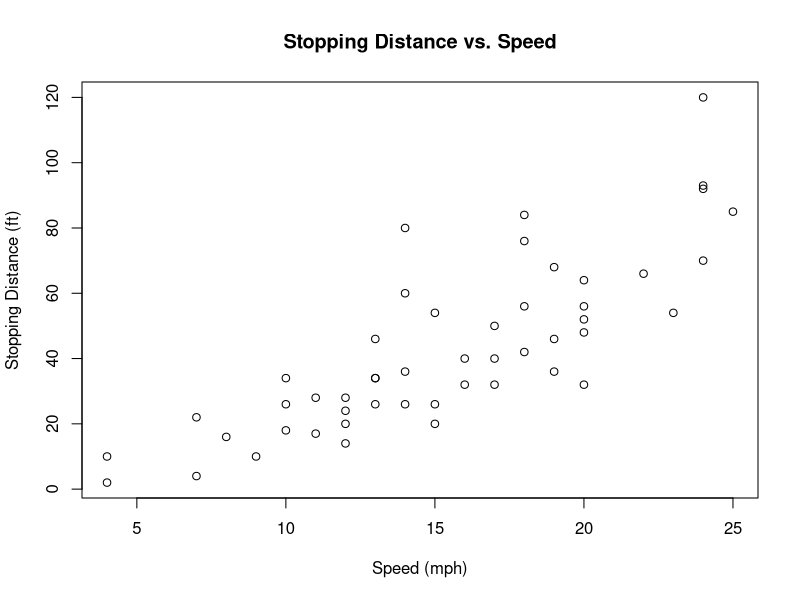
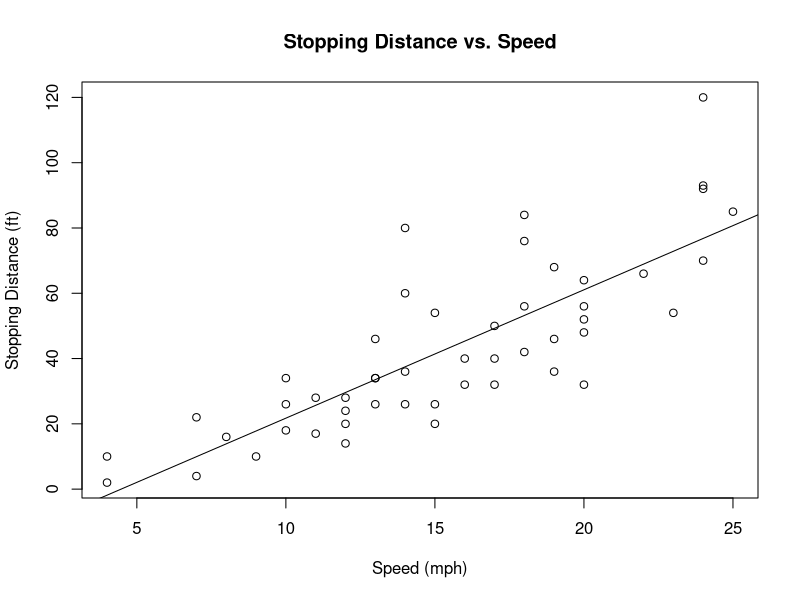
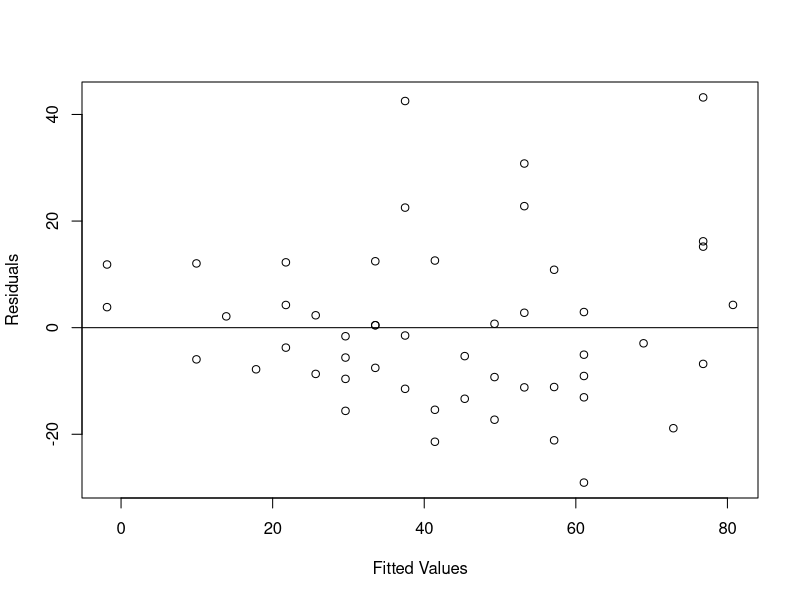
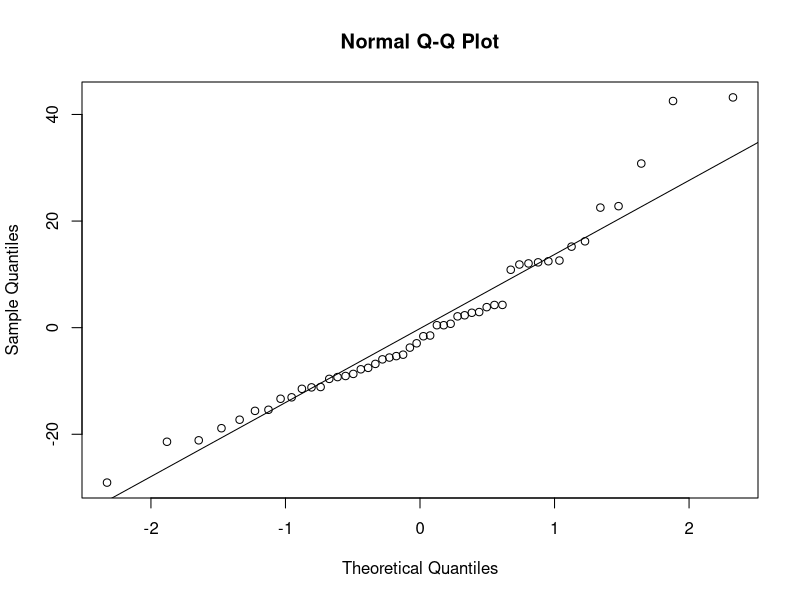
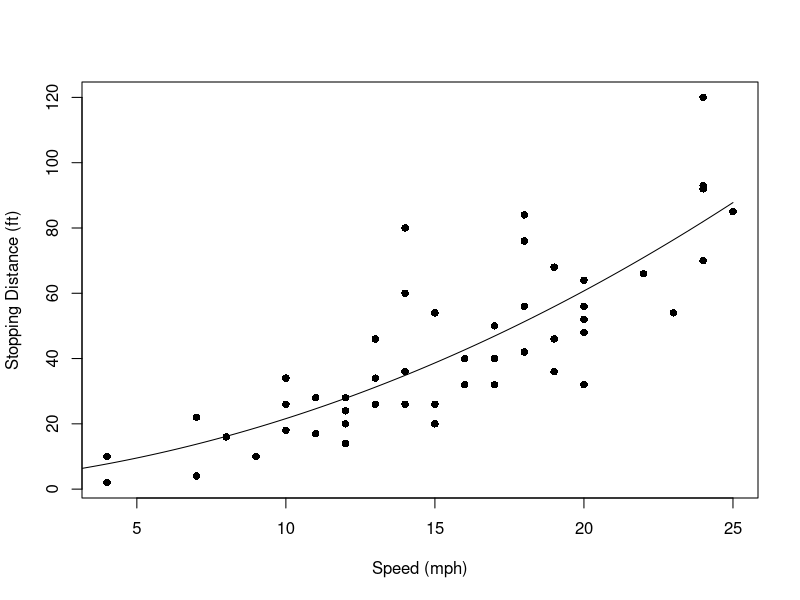
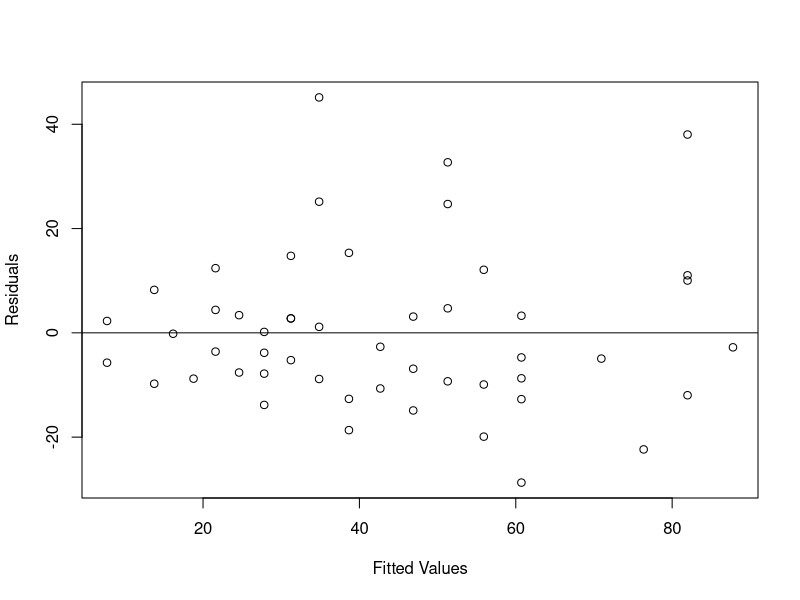
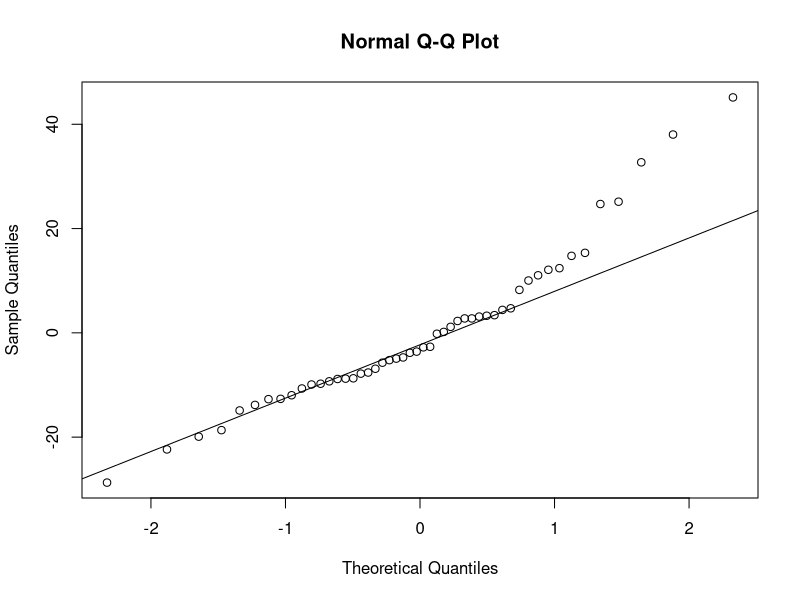

Recreate these plots in R, in order.
## ---- chunk 1
knitr::opts_chunk$set(echo = TRUE)
## ---- chunk 2
summary(cars)


## ---- chunk 3
plot(cars$speed, cars$dist, xlab='Speed (mph)', ylab='Stopping Distance (ft)', 
     main='Stopping Distance vs. Speed')

## here we will build the linear model and continue to find the best fitting line.

cars_lm <- lm(cars$dist ~ cars$speed)
cars_lm


plot(cars$speed, cars$dist, xlab='Speed (mph)', ylab='Stopping Distance (ft)', 
     main='Stopping Distance vs. Speed')
abline(cars_lm)

##we witness a correlation between two variables, but now we must evaluate the linear model

summary(cars_lm)
## ---- chunk 4
plot(cars_lm$fitted.values, cars_lm$residuals, xlab='Fitted Values', ylab='Residuals')
abline(0,0)
## ---- chunk 5
qqnorm(cars_lm$residuals)
qqline(cars_lm$residuals)
## ---- chunk 6
speed <- cars$speed
speed2 <- speed^2
dist <- cars$dist
  
cars_qm <- lm(dist ~ speed + speed2)
summary(cars_qm)
## ---- chunk 7
speedvalues <- seq(0, 25, 0.1)
predictedcounts <- predict(cars_qm,list(speed=speedvalues, speed2=speedvalues^2))

plot(speed, dist, pch=16, xlab='Speed (mph)', ylab='Stopping Distance (ft)')
lines(speedvalues, predictedcounts)
## ---- chunk 8
plot(cars_qm$fitted.values, cars_qm$residuals, xlab='Fitted Values', ylab='Residuals')
abline(0,0)

qqnorm(cars_qm$residuals)
qqline(cars_qm$residuals)

